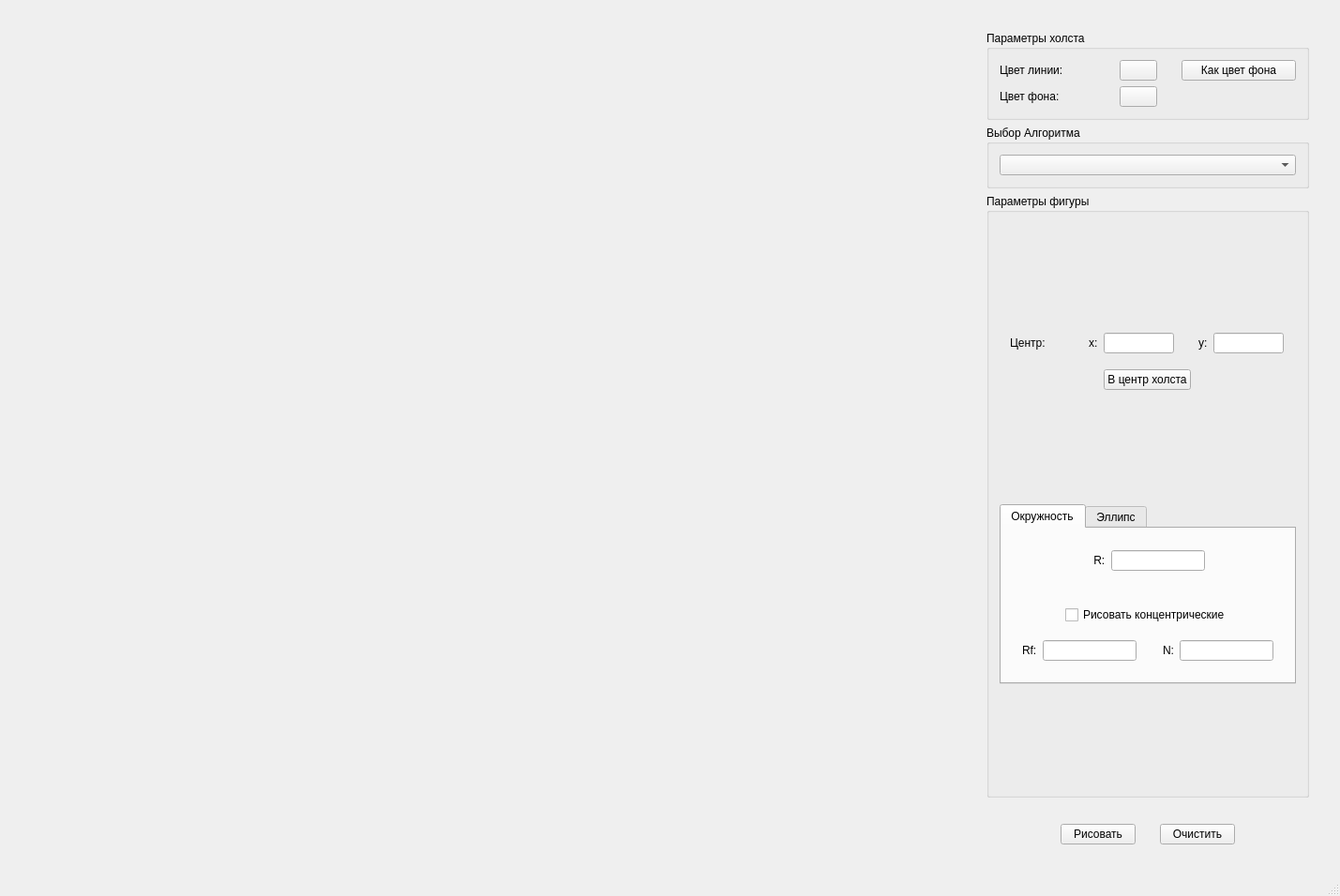
<?xml version="1.0" encoding="UTF-8"?>
<ui version="4.0">
 <class>MainWindow</class>
 <widget class="QMainWindow" name="MainWindow">
  <property name="geometry">
   <rect>
    <x>0</x>
    <y>0</y>
    <width>1429</width>
    <height>956</height>
   </rect>
  </property>
  <property name="minimumSize">
   <size>
    <width>0</width>
    <height>0</height>
   </size>
  </property>
  <property name="windowTitle">
   <string>Компьютерная графика. ЛР4</string>
  </property>
  <widget class="QWidget" name="centralWidget">
   <layout class="QHBoxLayout" name="horizontalLayout">
    <item>
     <widget class="Canvas" name="canvas" native="true">
      <property name="sizePolicy">
       <sizepolicy hsizetype="Expanding" vsizetype="Expanding">
        <horstretch>0</horstretch>
        <verstretch>0</verstretch>
       </sizepolicy>
      </property>
      <property name="minimumSize">
       <size>
        <width>850</width>
        <height>850</height>
       </size>
      </property>
     </widget>
    </item>
    <item>
     <widget class="QWidget" name="controlBlock" native="true">
      <layout class="QVBoxLayout" name="verticalLayout_6">
       <item>
        <widget class="QWidget" name="figureBox" native="true">
         <property name="sizePolicy">
          <sizepolicy hsizetype="Preferred" vsizetype="Preferred">
           <horstretch>0</horstretch>
           <verstretch>0</verstretch>
          </sizepolicy>
         </property>
         <layout class="QVBoxLayout" name="verticalLayout_4">
          <item>
           <layout class="QHBoxLayout" name="horizontalLayout_9">
            <item>
             <widget class="QGroupBox" name="canvasBox">
              <property name="sizePolicy">
               <sizepolicy hsizetype="Preferred" vsizetype="Fixed">
                <horstretch>0</horstretch>
                <verstretch>0</verstretch>
               </sizepolicy>
              </property>
              <property name="title">
               <string>Параметры холста</string>
              </property>
              <layout class="QVBoxLayout" name="verticalLayout_3">
               <item>
                <layout class="QGridLayout" name="gridLayout">
                 <item row="0" column="4">
                  <widget class="QPushButton" name="toBGColorButton">
                   <property name="sizePolicy">
                    <sizepolicy hsizetype="Minimum" vsizetype="Fixed">
                     <horstretch>0</horstretch>
                     <verstretch>0</verstretch>
                    </sizepolicy>
                   </property>
                   <property name="styleSheet">
                    <string notr="true"/>
                   </property>
                   <property name="text">
                    <string>Как цвет фона</string>
                   </property>
                  </widget>
                 </item>
                 <item row="2" column="2">
                  <widget class="ColorButton" name="bgColorButton">
                   <property name="text">
                    <string/>
                   </property>
                  </widget>
                 </item>
                 <item row="0" column="1">
                  <widget class="QLabel" name="label_2">
                   <property name="text">
                    <string>Цвет линии:</string>
                   </property>
                  </widget>
                 </item>
                 <item row="2" column="1">
                  <widget class="QLabel" name="label_15">
                   <property name="text">
                    <string>Цвет фона:</string>
                   </property>
                  </widget>
                 </item>
                 <item row="0" column="2">
                  <widget class="ColorButton" name="fgColorButton">
                   <property name="sizePolicy">
                    <sizepolicy hsizetype="Fixed" vsizetype="Fixed">
                     <horstretch>0</horstretch>
                     <verstretch>0</verstretch>
                    </sizepolicy>
                   </property>
                   <property name="text">
                    <string/>
                   </property>
                  </widget>
                 </item>
                 <item row="0" column="3">
                  <spacer name="horizontalSpacer_5">
                   <property name="orientation">
                    <enum>Qt::Horizontal</enum>
                   </property>
                   <property name="sizeType">
                    <enum>QSizePolicy::Fixed</enum>
                   </property>
                   <property name="sizeHint" stdset="0">
                    <size>
                     <width>20</width>
                     <height>20</height>
                    </size>
                   </property>
                  </spacer>
                 </item>
                </layout>
               </item>
              </layout>
             </widget>
            </item>
           </layout>
          </item>
          <item>
           <widget class="QGroupBox" name="algoBox">
            <property name="sizePolicy">
             <sizepolicy hsizetype="Preferred" vsizetype="Fixed">
              <horstretch>0</horstretch>
              <verstretch>0</verstretch>
             </sizepolicy>
            </property>
            <property name="title">
             <string>Выбор Алгоритма</string>
            </property>
            <layout class="QVBoxLayout" name="verticalLayout_2">
             <item>
              <widget class="QComboBox" name="algoList"/>
             </item>
            </layout>
           </widget>
          </item>
          <item>
           <widget class="QGroupBox" name="figureParsBox">
            <property name="title">
             <string>Параметры фигуры</string>
            </property>
            <layout class="QVBoxLayout" name="verticalLayout_8">
             <item>
              <layout class="QGridLayout" name="gridLayout_2">
               <item row="2" column="0" colspan="2">
                <widget class="QWidget" name="widget" native="true">
                 <property name="sizePolicy">
                  <sizepolicy hsizetype="Fixed" vsizetype="Fixed">
                   <horstretch>0</horstretch>
                   <verstretch>0</verstretch>
                  </sizepolicy>
                 </property>
                 <property name="minimumSize">
                  <size>
                   <width>0</width>
                   <height>0</height>
                  </size>
                 </property>
                 <layout class="QHBoxLayout" name="horizontalLayout_6">
                  <item>
                   <widget class="QLabel" name="cenertLabel">
                    <property name="text">
                     <string>Центр:</string>
                    </property>
                   </widget>
                  </item>
                  <item>
                   <spacer name="horizontalSpacer_3">
                    <property name="orientation">
                     <enum>Qt::Horizontal</enum>
                    </property>
                    <property name="sizeType">
                     <enum>QSizePolicy::Fixed</enum>
                    </property>
                    <property name="sizeHint" stdset="0">
                     <size>
                      <width>40</width>
                      <height>20</height>
                     </size>
                    </property>
                   </spacer>
                  </item>
                  <item>
                   <widget class="QLabel" name="label_3">
                    <property name="text">
                     <string>x:</string>
                    </property>
                   </widget>
                  </item>
                  <item>
                   <widget class="QLineEdit" name="centerXEntry">
                    <property name="sizePolicy">
                     <sizepolicy hsizetype="Fixed" vsizetype="Fixed">
                      <horstretch>0</horstretch>
                      <verstretch>0</verstretch>
                     </sizepolicy>
                    </property>
                    <property name="maximumSize">
                     <size>
                      <width>75</width>
                      <height>16777215</height>
                     </size>
                    </property>
                   </widget>
                  </item>
                  <item>
                   <spacer name="horizontalSpacer_4">
                    <property name="orientation">
                     <enum>Qt::Horizontal</enum>
                    </property>
                    <property name="sizeType">
                     <enum>QSizePolicy::Fixed</enum>
                    </property>
                    <property name="sizeHint" stdset="0">
                     <size>
                      <width>20</width>
                      <height>20</height>
                     </size>
                    </property>
                   </spacer>
                  </item>
                  <item>
                   <widget class="QLabel" name="label_4">
                    <property name="text">
                     <string>y:</string>
                    </property>
                   </widget>
                  </item>
                  <item>
                   <widget class="QLineEdit" name="centerYEntry">
                    <property name="sizePolicy">
                     <sizepolicy hsizetype="Fixed" vsizetype="Fixed">
                      <horstretch>0</horstretch>
                      <verstretch>0</verstretch>
                     </sizepolicy>
                    </property>
                    <property name="maximumSize">
                     <size>
                      <width>75</width>
                      <height>16777215</height>
                     </size>
                    </property>
                   </widget>
                  </item>
                 </layout>
                </widget>
               </item>
               <item row="3" column="0" colspan="2" alignment="Qt::AlignHCenter">
                <widget class="QPushButton" name="centerSetButton">
                 <property name="text">
                  <string>В центр холста</string>
                 </property>
                </widget>
               </item>
              </layout>
             </item>
             <item>
              <spacer name="verticalSpacer">
               <property name="orientation">
                <enum>Qt::Vertical</enum>
               </property>
               <property name="sizeType">
                <enum>QSizePolicy::Fixed</enum>
               </property>
               <property name="sizeHint" stdset="0">
                <size>
                 <width>20</width>
                 <height>10</height>
                </size>
               </property>
              </spacer>
             </item>
             <item>
              <widget class="QTabWidget" name="figureTab">
               <property name="sizePolicy">
                <sizepolicy hsizetype="Fixed" vsizetype="Fixed">
                 <horstretch>0</horstretch>
                 <verstretch>0</verstretch>
                </sizepolicy>
               </property>
               <property name="currentIndex">
                <number>0</number>
               </property>
               <widget class="QWidget" name="circleTeb">
                <attribute name="title">
                 <string>Окружность</string>
                </attribute>
                <layout class="QVBoxLayout" name="verticalLayout">
                 <item>
                  <layout class="QGridLayout" name="gridLayout_3">
                   <item row="3" column="0">
                    <widget class="QWidget" name="widget_8" native="true">
                     <property name="sizePolicy">
                      <sizepolicy hsizetype="Fixed" vsizetype="Fixed">
                       <horstretch>0</horstretch>
                       <verstretch>0</verstretch>
                      </sizepolicy>
                     </property>
                     <layout class="QHBoxLayout" name="horizontalLayout_13">
                      <item>
                       <widget class="QLabel" name="label_8">
                        <property name="sizePolicy">
                         <sizepolicy hsizetype="Fixed" vsizetype="Fixed">
                          <horstretch>0</horstretch>
                          <verstretch>0</verstretch>
                         </sizepolicy>
                        </property>
                        <property name="text">
                         <string>Rf:</string>
                        </property>
                       </widget>
                      </item>
                      <item>
                       <widget class="QLineEdit" name="rfEntry">
                        <property name="sizePolicy">
                         <sizepolicy hsizetype="Fixed" vsizetype="Fixed">
                          <horstretch>0</horstretch>
                          <verstretch>0</verstretch>
                         </sizepolicy>
                        </property>
                        <property name="maximumSize">
                         <size>
                          <width>100</width>
                          <height>16777215</height>
                         </size>
                        </property>
                       </widget>
                      </item>
                     </layout>
                    </widget>
                   </item>
                   <item row="3" column="1">
                    <widget class="QWidget" name="widget_9" native="true">
                     <property name="sizePolicy">
                      <sizepolicy hsizetype="Fixed" vsizetype="Fixed">
                       <horstretch>0</horstretch>
                       <verstretch>0</verstretch>
                      </sizepolicy>
                     </property>
                     <layout class="QHBoxLayout" name="horizontalLayout_14">
                      <item>
                       <widget class="QLabel" name="label_9">
                        <property name="sizePolicy">
                         <sizepolicy hsizetype="Fixed" vsizetype="Fixed">
                          <horstretch>0</horstretch>
                          <verstretch>0</verstretch>
                         </sizepolicy>
                        </property>
                        <property name="text">
                         <string>N:</string>
                        </property>
                       </widget>
                      </item>
                      <item>
                       <widget class="QLineEdit" name="ncEntry">
                        <property name="sizePolicy">
                         <sizepolicy hsizetype="Fixed" vsizetype="Fixed">
                          <horstretch>0</horstretch>
                          <verstretch>0</verstretch>
                         </sizepolicy>
                        </property>
                        <property name="maximumSize">
                         <size>
                          <width>100</width>
                          <height>16777215</height>
                         </size>
                        </property>
                       </widget>
                      </item>
                     </layout>
                    </widget>
                   </item>
                   <item row="2" column="0" colspan="2" alignment="Qt::AlignHCenter">
                    <widget class="QCheckBox" name="concenterCFlag">
                     <property name="text">
                      <string>Рисовать концентрические</string>
                     </property>
                    </widget>
                   </item>
                   <item row="1" column="0" colspan="2">
                    <spacer name="verticalSpacer_2">
                     <property name="orientation">
                      <enum>Qt::Vertical</enum>
                     </property>
                     <property name="sizeType">
                      <enum>QSizePolicy::Fixed</enum>
                     </property>
                     <property name="sizeHint" stdset="0">
                      <size>
                       <width>10</width>
                       <height>20</height>
                      </size>
                     </property>
                    </spacer>
                   </item>
                   <item row="0" column="0" colspan="2" alignment="Qt::AlignHCenter">
                    <widget class="QWidget" name="widget_7" native="true">
                     <property name="sizePolicy">
                      <sizepolicy hsizetype="Fixed" vsizetype="Fixed">
                       <horstretch>0</horstretch>
                       <verstretch>0</verstretch>
                      </sizepolicy>
                     </property>
                     <layout class="QHBoxLayout" name="horizontalLayout_12">
                      <item>
                       <widget class="QLabel" name="label_5">
                        <property name="sizePolicy">
                         <sizepolicy hsizetype="Fixed" vsizetype="Preferred">
                          <horstretch>0</horstretch>
                          <verstretch>0</verstretch>
                         </sizepolicy>
                        </property>
                        <property name="text">
                         <string> R:</string>
                        </property>
                       </widget>
                      </item>
                      <item>
                       <widget class="QLineEdit" name="radiuscEntry">
                        <property name="sizePolicy">
                         <sizepolicy hsizetype="Fixed" vsizetype="Fixed">
                          <horstretch>0</horstretch>
                          <verstretch>0</verstretch>
                         </sizepolicy>
                        </property>
                        <property name="maximumSize">
                         <size>
                          <width>100</width>
                          <height>16777215</height>
                         </size>
                        </property>
                       </widget>
                      </item>
                     </layout>
                    </widget>
                   </item>
                  </layout>
                 </item>
                </layout>
               </widget>
               <widget class="QWidget" name="ellipseTab">
                <attribute name="title">
                 <string>Эллипс</string>
                </attribute>
                <layout class="QVBoxLayout" name="verticalLayout_5">
                 <item>
                  <layout class="QGridLayout" name="gridLayout_5">
                   <item row="0" column="1">
                    <widget class="QWidget" name="widget_6" native="true">
                     <property name="sizePolicy">
                      <sizepolicy hsizetype="Fixed" vsizetype="Fixed">
                       <horstretch>0</horstretch>
                       <verstretch>0</verstretch>
                      </sizepolicy>
                     </property>
                     <layout class="QHBoxLayout" name="horizontalLayout_11">
                      <item>
                       <widget class="QLabel" name="label_7">
                        <property name="sizePolicy">
                         <sizepolicy hsizetype="Fixed" vsizetype="Preferred">
                          <horstretch>0</horstretch>
                          <verstretch>0</verstretch>
                         </sizepolicy>
                        </property>
                        <property name="text">
                         <string> b:</string>
                        </property>
                       </widget>
                      </item>
                      <item>
                       <widget class="QLineEdit" name="bEllEntry">
                        <property name="sizePolicy">
                         <sizepolicy hsizetype="Fixed" vsizetype="Fixed">
                          <horstretch>0</horstretch>
                          <verstretch>0</verstretch>
                         </sizepolicy>
                        </property>
                        <property name="maximumSize">
                         <size>
                          <width>100</width>
                          <height>16777215</height>
                         </size>
                        </property>
                       </widget>
                      </item>
                     </layout>
                    </widget>
                   </item>
                   <item row="0" column="0">
                    <widget class="QWidget" name="widget_5" native="true">
                     <property name="sizePolicy">
                      <sizepolicy hsizetype="Fixed" vsizetype="Fixed">
                       <horstretch>0</horstretch>
                       <verstretch>0</verstretch>
                      </sizepolicy>
                     </property>
                     <layout class="QHBoxLayout" name="horizontalLayout_10">
                      <item>
                       <widget class="QLabel" name="label_6">
                        <property name="sizePolicy">
                         <sizepolicy hsizetype="Fixed" vsizetype="Preferred">
                          <horstretch>0</horstretch>
                          <verstretch>0</verstretch>
                         </sizepolicy>
                        </property>
                        <property name="text">
                         <string> a:</string>
                        </property>
                       </widget>
                      </item>
                      <item>
                       <widget class="QLineEdit" name="aEllEntry">
                        <property name="sizePolicy">
                         <sizepolicy hsizetype="Fixed" vsizetype="Fixed">
                          <horstretch>0</horstretch>
                          <verstretch>0</verstretch>
                         </sizepolicy>
                        </property>
                        <property name="maximumSize">
                         <size>
                          <width>100</width>
                          <height>16777215</height>
                         </size>
                        </property>
                       </widget>
                      </item>
                     </layout>
                    </widget>
                   </item>
                   <item row="1" column="0" colspan="2">
                    <spacer name="verticalSpacer_3">
                     <property name="orientation">
                      <enum>Qt::Vertical</enum>
                     </property>
                     <property name="sizeType">
                      <enum>QSizePolicy::Fixed</enum>
                     </property>
                     <property name="sizeHint" stdset="0">
                      <size>
                       <width>10</width>
                       <height>20</height>
                      </size>
                     </property>
                    </spacer>
                   </item>
                   <item row="2" column="0" colspan="2" alignment="Qt::AlignHCenter">
                    <widget class="QCheckBox" name="concenterEFlag">
                     <property name="text">
                      <string>Рисовать концентрические</string>
                     </property>
                    </widget>
                   </item>
                   <item row="3" column="0">
                    <widget class="QWidget" name="widget_3" native="true">
                     <property name="sizePolicy">
                      <sizepolicy hsizetype="Fixed" vsizetype="Fixed">
                       <horstretch>0</horstretch>
                       <verstretch>0</verstretch>
                      </sizepolicy>
                     </property>
                     <layout class="QHBoxLayout" name="horizontalLayout_7">
                      <item>
                       <widget class="QLabel" name="label_11">
                        <property name="sizePolicy">
                         <sizepolicy hsizetype="Fixed" vsizetype="Preferred">
                          <horstretch>0</horstretch>
                          <verstretch>0</verstretch>
                         </sizepolicy>
                        </property>
                        <property name="text">
                         <string>af:</string>
                        </property>
                       </widget>
                      </item>
                      <item>
                       <widget class="QLineEdit" name="afEntry">
                        <property name="sizePolicy">
                         <sizepolicy hsizetype="Fixed" vsizetype="Fixed">
                          <horstretch>0</horstretch>
                          <verstretch>0</verstretch>
                         </sizepolicy>
                        </property>
                        <property name="maximumSize">
                         <size>
                          <width>100</width>
                          <height>16777215</height>
                         </size>
                        </property>
                       </widget>
                      </item>
                     </layout>
                    </widget>
                   </item>
                   <item row="3" column="1">
                    <widget class="QWidget" name="widget_2" native="true">
                     <property name="sizePolicy">
                      <sizepolicy hsizetype="Fixed" vsizetype="Fixed">
                       <horstretch>0</horstretch>
                       <verstretch>0</verstretch>
                      </sizepolicy>
                     </property>
                     <layout class="QHBoxLayout" name="horizontalLayout_4">
                      <item>
                       <widget class="QLabel" name="label_12">
                        <property name="sizePolicy">
                         <sizepolicy hsizetype="Fixed" vsizetype="Preferred">
                          <horstretch>0</horstretch>
                          <verstretch>0</verstretch>
                         </sizepolicy>
                        </property>
                        <property name="text">
                         <string>N:</string>
                        </property>
                       </widget>
                      </item>
                      <item>
                       <widget class="QLineEdit" name="neEntry">
                        <property name="sizePolicy">
                         <sizepolicy hsizetype="Fixed" vsizetype="Fixed">
                          <horstretch>0</horstretch>
                          <verstretch>0</verstretch>
                         </sizepolicy>
                        </property>
                        <property name="maximumSize">
                         <size>
                          <width>100</width>
                          <height>16777215</height>
                         </size>
                        </property>
                       </widget>
                      </item>
                     </layout>
                    </widget>
                   </item>
                  </layout>
                 </item>
                </layout>
               </widget>
              </widget>
             </item>
            </layout>
           </widget>
          </item>
         </layout>
        </widget>
       </item>
       <item alignment="Qt::AlignHCenter">
        <widget class="QWidget" name="buttonsWidget" native="true">
         <property name="sizePolicy">
          <sizepolicy hsizetype="Fixed" vsizetype="Fixed">
           <horstretch>0</horstretch>
           <verstretch>0</verstretch>
          </sizepolicy>
         </property>
         <layout class="QHBoxLayout" name="horizontalLayout_2">
          <item>
           <widget class="QPushButton" name="drawButton">
            <property name="sizePolicy">
             <sizepolicy hsizetype="Fixed" vsizetype="Fixed">
              <horstretch>0</horstretch>
              <verstretch>0</verstretch>
             </sizepolicy>
            </property>
            <property name="styleSheet">
             <string notr="true"/>
            </property>
            <property name="text">
             <string>Рисовать</string>
            </property>
           </widget>
          </item>
          <item>
           <spacer name="horizontalSpacer_2">
            <property name="orientation">
             <enum>Qt::Horizontal</enum>
            </property>
            <property name="sizeType">
             <enum>QSizePolicy::Fixed</enum>
            </property>
            <property name="sizeHint" stdset="0">
             <size>
              <width>20</width>
              <height>20</height>
             </size>
            </property>
           </spacer>
          </item>
          <item>
           <widget class="QPushButton" name="clearButton">
            <property name="sizePolicy">
             <sizepolicy hsizetype="Fixed" vsizetype="Fixed">
              <horstretch>0</horstretch>
              <verstretch>0</verstretch>
             </sizepolicy>
            </property>
            <property name="styleSheet">
             <string notr="true"/>
            </property>
            <property name="text">
             <string>Очистить</string>
            </property>
           </widget>
          </item>
         </layout>
        </widget>
       </item>
      </layout>
     </widget>
    </item>
   </layout>
  </widget>
  <widget class="QStatusBar" name="statusBar"/>
 </widget>
 <layoutdefault spacing="6" margin="11"/>
 <customwidgets>
  <customwidget>
   <class>Canvas</class>
   <extends>QWidget</extends>
   <header>canvas.h</header>
   <container>1</container>
  </customwidget>
  <customwidget>
   <class>ColorButton</class>
   <extends>QPushButton</extends>
   <header>colorbutton.h</header>
  </customwidget>
 </customwidgets>
 <tabstops>
  <tabstop>fgColorButton</tabstop>
  <tabstop>bgColorButton</tabstop>
  <tabstop>toBGColorButton</tabstop>
  <tabstop>algoList</tabstop>
  <tabstop>centerXEntry</tabstop>
  <tabstop>centerYEntry</tabstop>
  <tabstop>centerSetButton</tabstop>
  <tabstop>figureTab</tabstop>
  <tabstop>radiuscEntry</tabstop>
  <tabstop>concenterCFlag</tabstop>
  <tabstop>rfEntry</tabstop>
  <tabstop>ncEntry</tabstop>
  <tabstop>aEllEntry</tabstop>
  <tabstop>bEllEntry</tabstop>
  <tabstop>concenterEFlag</tabstop>
  <tabstop>afEntry</tabstop>
  <tabstop>neEntry</tabstop>
  <tabstop>drawButton</tabstop>
  <tabstop>clearButton</tabstop>
 </tabstops>
 <resources/>
 <connections/>
</ui>
